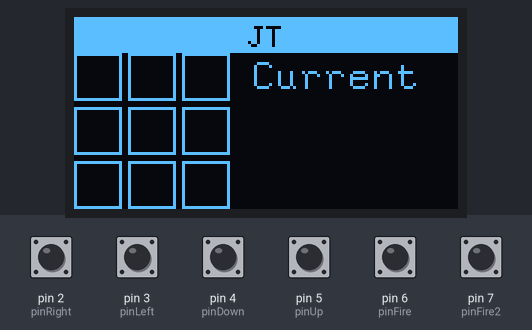
A sketch run on a simulated Arduino Uno, built with avr-gcc and run on an emulated ATmega328P. On the bench: 128×64 one-colour display. The inputs (shaded band) are chosen by the test bench; at power-on: pin 2 (pinRight), pin 3 (pinLeft), pin 4 (pinDown), pin 5 (pinUp), pin 6 (pinFire), pin 7 (pinFire2) HIGH. What the sketch prints to the serial monitor is not drawn.

Above: at 1.2 s.
1.3 s: pin 2 (pinRight) pulled LOW for 0.15 s
At 1.42 s:
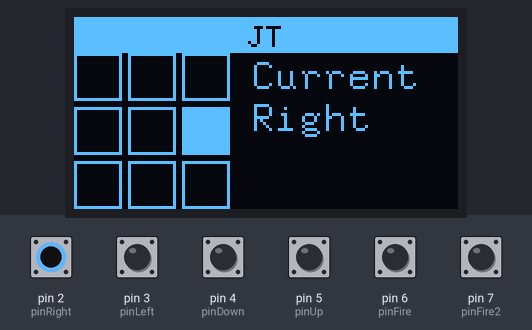
2.9 s: pin 3 (pinLeft) pulled LOW for 0.15 s
At 3.02 s:
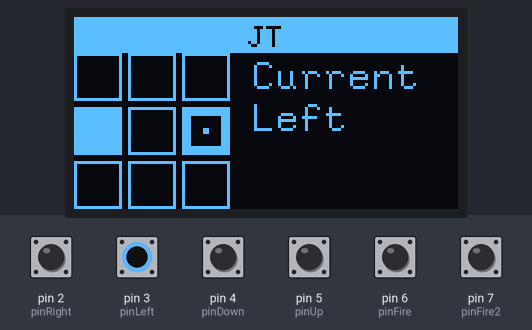
4.5 s: pin 4 (pinDown) pulled LOW for 0.15 s
At 4.62 s:
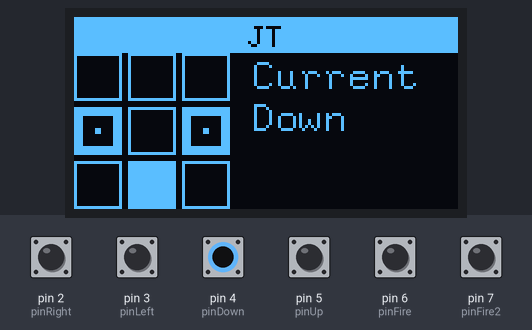
6.1 s: pin 5 (pinUp) pulled LOW for 0.15 s
At 6.22 s:
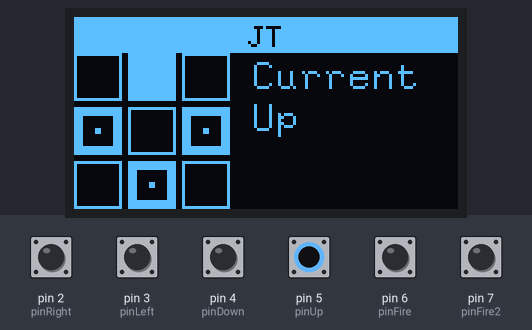
7.7 s: pin 6 (pinFire) pulled LOW for 0.15 s
At 7.82 s:
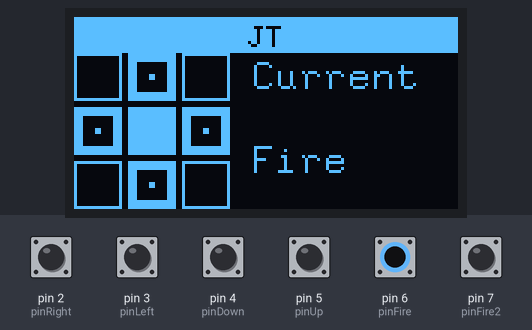
9.3 s: pin 7 (pinFire2) pulled LOW for 0.15 s
At 9.42 s:
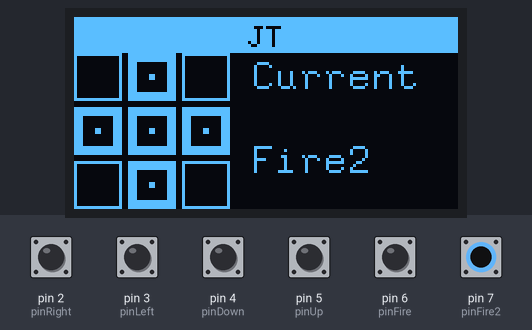
Timing chart, 0 to 11.9 s (numbered marks = the images above; inputs shaded):
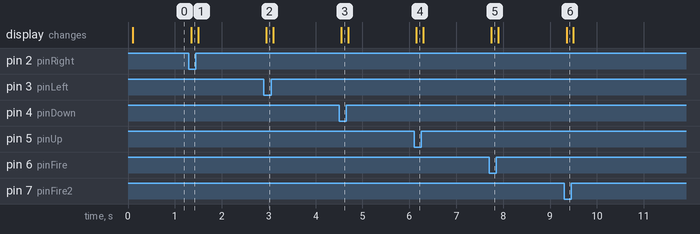

The sketch:

AmigaJoystickTester.ino
```cpp
#include <Wire.h>
#include "Joystick.h"
#include "DisplayManager.h"

// Pin definitions
const int pinUp = 5;
const int pinDown = 4;
const int pinLeft = 3;
const int pinRight = 2;
const int pinFire = 6;
const int pinFire2 =  7;

// Update display if there's a change
uint16_t  prevCurrentState = 0xFFFF; // Initialize to an invalid state
uint16_t  prevDetectedStates = 0xFFFF;


// Instantiate classes
Joystick joystick(pinUp, pinDown, pinLeft, pinRight, pinFire, pinFire2);
DisplayManager displayManager;

void setup() {
  Serial.begin(115200);
  Serial.println(F("Setup started."));

  // Initialize joystick
  joystick.begin();
  Serial.println(F("Joystick initialized."));

  // Initialize display
  displayManager.begin();
  Serial.println(F("Display initialized."));

  // Show splash screen
  displayManager.showSplashScreen();

  Serial.println(F("Setup completed."));


}

void loop() {
  // Update joystick state
  joystick.update();

  // Get current and detected states
  uint16_t  currentState = joystick.getCurrentState();
  uint16_t  detectedStates = joystick.getDetectedStates();

  if (currentState != prevCurrentState || detectedStates != prevDetectedStates) {
    displayManager.updateDisplay(currentState, detectedStates);
    prevCurrentState = currentState;
    prevDetectedStates = detectedStates;
  }

  // Small delay to prevent excessive CPU usage
  delay(1);
}
```

DisplayManager.cpp
```cpp
#include "DisplayManager.h"

const int smallSquareSize = 2; // Size of the small square

DisplayManager::DisplayManager()
  : u8g2(U8G2_R0, /* reset=*/ U8X8_PIN_NONE) {
}

void DisplayManager::begin() {
  u8g2.begin();
}

void DisplayManager::showSplashScreen() {
  u8g2.clearBuffer();

  // Draw inverted headline background
  u8g2.setDrawColor(1); // Set draw color to white
  u8g2.drawBox(0, 0, 128, 12); // Draw black rectangle for inverted text

  u8g2.setDrawColor(0); // Set draw color to black for inverted text
  u8g2.setFont(u8g2_font_6x12_tr); // Set font with height approximately 12 pixels

  // Center the text horizontally
  const char* headline = "JT";
  int16_t textWidth = u8g2.getStrWidth(headline);
  int16_t textX = (128 - textWidth) / 2;
  u8g2.setCursor(textX, 10); // y position adjusted to fit within 12 pixels
  u8g2.print(headline);

  u8g2.sendBuffer();
  //delay(2000);
}

void DisplayManager::updateDisplay(uint16_t currentState, uint16_t detectedStates) {
  u8g2.clearBuffer();

  // Draw inverted headline
  u8g2.setDrawColor(1);
  u8g2.drawBox(0, 0, 128, 12);
  u8g2.setDrawColor(0);
  u8g2.setFont(u8g2_font_6x12_tr);
  const char* headline = "JT";
  int16_t textWidth = u8g2.getStrWidth(headline);
  int16_t textX = (128 - textWidth) / 2;
  u8g2.setCursor(textX, 10);
  u8g2.print(headline);

  // Set draw color back to normal for the rest
  u8g2.setDrawColor(1);

  // Box dimensions and positions
  const int boxSize = 16; // 16x16 pixels
  const int spacing = 2;  // 2 pixels spacing
  const int xStart = 0;   // Left-aligned
  const int yStart = 12;  // Start after headline

  // Map of positions for each box
  struct Box {
    int x;
    int y;
    uint16_t mask;
  };

  Box boxes[9] = {
    // First row (Up-Left, Up, Up-Right)
    { xStart + (boxSize + spacing) * 0, yStart + (boxSize + spacing) * 0, UP_LEFT_MASK },
    { xStart + (boxSize + spacing) * 1, yStart + (boxSize + spacing) * 0, UP_MASK },
    { xStart + (boxSize + spacing) * 2, yStart + (boxSize + spacing) * 0, UP_RIGHT_MASK },

    // Second row (Left, Fire, Right)
    { xStart + (boxSize + spacing) * 0, yStart + (boxSize + spacing) * 1, LEFT_MASK },
    { xStart + (boxSize + spacing) * 1, yStart + (boxSize + spacing) * 1, FIRE_MASK },
    { xStart + (boxSize + spacing) * 2, yStart + (boxSize + spacing) * 1, RIGHT_MASK },

    // Third row (Down-Left, Down, Down-Right)
    { xStart + (boxSize + spacing) * 0, yStart + (boxSize + spacing) * 2, DOWN_LEFT_MASK },
    { xStart + (boxSize + spacing) * 1, yStart + (boxSize + spacing) * 2, DOWN_MASK },
    { xStart + (boxSize + spacing) * 2, yStart + (boxSize + spacing) * 2, DOWN_RIGHT_MASK }
  };

  // Draw boxes with three states
  for (int i = 0; i < 9; i++) {
    int x = boxes[i].x;
    int y = boxes[i].y;
    uint16_t mask = boxes[i].mask;

    if (currentState & mask) {
      // State 2: Currently active - Draw filled box
      u8g2.drawBox(x, y, boxSize, boxSize);
    } else if (detectedStates & mask) {
      // State 3: Seen but not active - Draw thicker rim facing inward
      u8g2.drawFrame(x, y, boxSize, boxSize);
      u8g2.drawFrame(x + 1, y + 1, boxSize - 2, boxSize - 2);
      u8g2.drawFrame(x + 2, y + 2, boxSize - 4, boxSize - 4);
      int centerX = x + (boxSize - smallSquareSize) / 2;
      int centerY = y + (boxSize - smallSquareSize) / 2;
      u8g2.drawBox(centerX, centerY, smallSquareSize, smallSquareSize);
    } else {
      // State 1: Never seen - Draw normal frame
      u8g2.drawFrame(x, y, boxSize, boxSize);
    }
  }

  // Display current values
  u8g2.setFont(u8g2_font_8x13_tr);
  int textPosX = xStart + (boxSize + spacing) * 3 + 5; // Position to the right of the boxes
  int textPosY = yStart + 12; // Start below the headline

  u8g2.setCursor(textPosX, textPosY);
  u8g2.print("Current");

  textPosY += 14;
  u8g2.setCursor(textPosX, textPosY);

  if (currentState & UP_MASK) u8g2.print(F("Up "));
  if (currentState & DOWN_MASK) u8g2.print(F("Down "));
  if (currentState & LEFT_MASK) u8g2.print(F("Left "));
  if (currentState & RIGHT_MASK) u8g2.print(F("Right "));
  if (currentState & UP_LEFT_MASK) u8g2.print(F("Up+L "));
  if (currentState & UP_RIGHT_MASK) u8g2.print(F("Up+R "));
  if (currentState & DOWN_LEFT_MASK) u8g2.print(F("Down+L "));
  if (currentState & DOWN_RIGHT_MASK) u8g2.print(F("Down+R "));

  textPosY += 14;
  u8g2.setCursor(textPosX, textPosY);
  if (currentState & FIRE_MASK) u8g2.print(F("Fire "));
  textPosY += 14;
  if (currentState & FIRE2_MASK) u8g2.print(F("Fire2"));


  u8g2.sendBuffer();
}
```

DisplayManager.h
```cpp
#ifndef DisplayManager_h
#define DisplayManager_h

#include <Arduino.h>
#include <U8g2lib.h>

#ifdef U8X8_HAVE_HW_SPI
#include <SPI.h>
#endif
#ifdef U8X8_HAVE_HW_I2C
#include <Wire.h>
#endif

// Constants for joystick bit masks
#define UP_MASK         0x01
#define DOWN_MASK       0x02
#define LEFT_MASK       0x04
#define RIGHT_MASK      0x08
#define FIRE_MASK       0x10
#define UP_LEFT_MASK    0x20
#define UP_RIGHT_MASK   0x40
#define DOWN_LEFT_MASK  0x80
#define DOWN_RIGHT_MASK 0x100
#define FIRE2_MASK      0x200

class DisplayManager {
  public:
    // Constructor
    DisplayManager();

    // Methods
    void begin();
    void showSplashScreen();
    void updateDisplay(uint16_t  currentState, uint16_t  detectedStates);

  private:
    U8G2_SSD1306_128X64_NONAME_F_HW_I2C u8g2;
};

#endif
```

Joystick.cpp
```cpp
#include "Joystick.h"

Joystick::Joystick(int upPin, int downPin, int leftPin, int rightPin, int firePin, int fire2Pin)
  : pinUp(upPin), pinDown(downPin), pinLeft(leftPin), pinRight(rightPin), pinFire(firePin), pinFire2(fire2Pin),
    currentState(0), detectedStates(0) {
}

void Joystick::begin() {
  pinMode(pinUp, INPUT_PULLUP);
  pinMode(pinDown, INPUT_PULLUP);
  pinMode(pinLeft, INPUT_PULLUP);
  pinMode(pinRight, INPUT_PULLUP);
  pinMode(pinFire, INPUT_PULLUP);
  pinMode(pinFire2, INPUT_PULLUP);
}

void Joystick::update() {
  currentState = 0;

  bool up = !digitalRead(pinUp);
  bool down = !digitalRead(pinDown);
  bool left = !digitalRead(pinLeft);
  bool right = !digitalRead(pinRight);
  bool fire = !digitalRead(pinFire);
  bool fire2 = !digitalRead(pinFire2);

  // Diagonal detection
  if (up && left) {
    currentState |= UP_LEFT_MASK;
  } else if (up && right) {
    currentState |= UP_RIGHT_MASK;
  } else if (down && left) {
    currentState |= DOWN_LEFT_MASK;
  } else if (down && right) {
    currentState |= DOWN_RIGHT_MASK;
  } else {
    // Only set individual directions if no diagonals are detected
    if (up) currentState |= UP_MASK;
    if (down) currentState |= DOWN_MASK;
    if (left) currentState |= LEFT_MASK;
    if (right) currentState |= RIGHT_MASK;
  }

  if (fire) currentState |= FIRE_MASK;
  if (fire2) currentState |= FIRE2_MASK;

  // Update detected states
  detectedStates |= currentState;
}

void Joystick::reset() {
  detectedStates = 0;
}

uint16_t  Joystick::getCurrentState() {
  return currentState;
}

uint16_t  Joystick::getDetectedStates() {
  return detectedStates;
}
```

Joystick.h
```cpp
#ifndef Joystick_h
#define Joystick_h

#include <Arduino.h>

// Constants for joystick bit masks
#define UP_MASK         0x01
#define DOWN_MASK       0x02
#define LEFT_MASK       0x04
#define RIGHT_MASK      0x08
#define FIRE_MASK       0x10
#define UP_LEFT_MASK    0x20
#define UP_RIGHT_MASK   0x40
#define DOWN_LEFT_MASK  0x80
#define DOWN_RIGHT_MASK 0x100
#define FIRE2_MASK      0x200


class Joystick {
  public:
    // Constructor
    Joystick(int upPin, int downPin, int leftPin, int rightPin, int firePin, int fire2Pin);

    // Methods
    void begin();
    void update();
    void reset();
    uint16_t  getCurrentState();
    uint16_t  getDetectedStates();

  private:
    // Pin definitions
    int pinUp;
    int pinDown;
    int pinLeft;
    int pinRight;
    int pinFire;
    int pinFire2;

    // Current and detected states (bit masks)
    uint16_t currentState;
    uint16_t detectedStates;
};


#endif
```

Measured:
- after the input at 1.3 s, the display: changes after 0.05 s (image 1)
- after the input at 2.9 s, the display: changes after 0.05 s (image 2)
- after the input at 4.5 s, the display: changes after 0.05 s (image 3)
- after the input at 6.1 s, the display: changes after 0.05 s (image 4)
- after the input at 7.7 s, the display: changes after 0.05 s (image 5)
- after the input at 9.3 s, the display: changes after 0.05 s (image 6)
